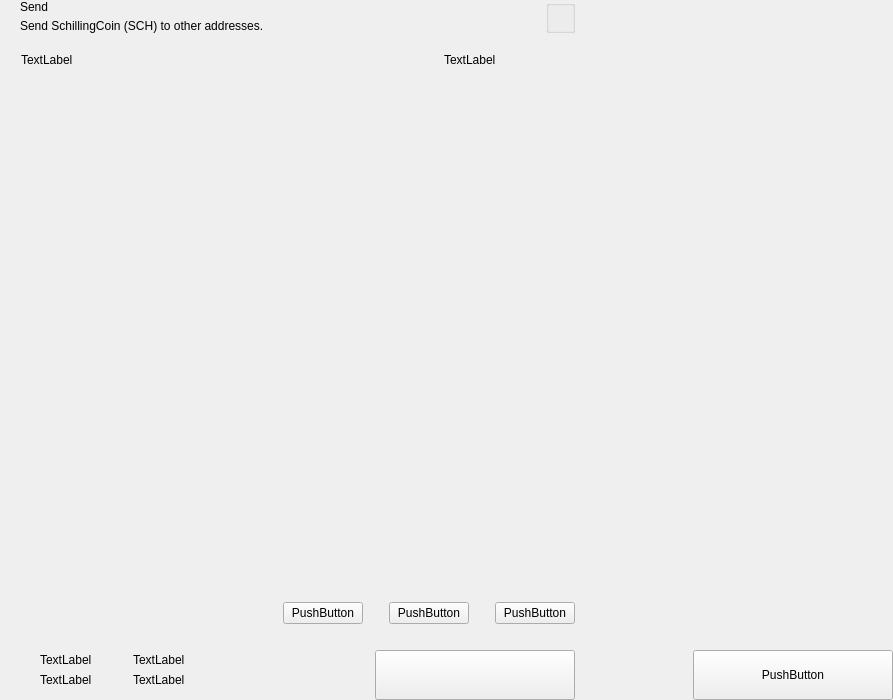
<?xml version="1.0" encoding="UTF-8"?>
<ui version="4.0">
 <class>send</class>
 <widget class="QWidget" name="send">
  <property name="geometry">
   <rect>
    <x>0</x>
    <y>0</y>
    <width>893</width>
    <height>700</height>
   </rect>
  </property>
  <property name="windowTitle">
   <string>Form</string>
  </property>
  <layout class="QHBoxLayout" name="horizontalLayout_2" stretch="2,1">
   <property name="spacing">
    <number>0</number>
   </property>
   <property name="leftMargin">
    <number>0</number>
   </property>
   <property name="topMargin">
    <number>0</number>
   </property>
   <property name="rightMargin">
    <number>0</number>
   </property>
   <property name="bottomMargin">
    <number>0</number>
   </property>
   <item>
    <widget class="QWidget" name="left" native="true">
     <layout class="QVBoxLayout" name="verticalLayout_3">
      <property name="spacing">
       <number>0</number>
      </property>
      <property name="leftMargin">
       <number>0</number>
      </property>
      <property name="topMargin">
       <number>0</number>
      </property>
      <property name="rightMargin">
       <number>0</number>
      </property>
      <property name="bottomMargin">
       <number>0</number>
      </property>
      <item>
       <layout class="QVBoxLayout" name="verticalLayout_22" stretch="0,0,0,1,0,0,0,0">
        <property name="spacing">
         <number>0</number>
        </property>
        <item>
         <layout class="QHBoxLayout" name="horizontalLayout_3">
          <property name="spacing">
           <number>0</number>
          </property>
          <property name="leftMargin">
           <number>20</number>
          </property>
          <property name="rightMargin">
           <number>20</number>
          </property>
          <item>
           <layout class="QVBoxLayout" name="verticalLayout">
            <property name="spacing">
             <number>5</number>
            </property>
            <item>
             <widget class="QLabel" name="labelTitle">
              <property name="text">
               <string>Send</string>
              </property>
              <property name="alignment">
               <set>Qt::AlignLeading|Qt::AlignLeft|Qt::AlignVCenter</set>
              </property>
             </widget>
            </item>
            <item>
             <widget class="QLabel" name="labelSubtitle1">
              <property name="text">
               <string>Send SchillingCoin (SCH) to other addresses.</string>
              </property>
             </widget>
            </item>
           </layout>
          </item>
          <item>
           <spacer name="horizontalSpacer">
            <property name="orientation">
             <enum>Qt::Horizontal</enum>
            </property>
            <property name="sizeHint" stdset="0">
             <size>
              <width>40</width>
              <height>20</height>
             </size>
            </property>
           </spacer>
          </item>
          <item>
           <layout class="QVBoxLayout" name="verticalLayout_6">
            <property name="spacing">
             <number>0</number>
            </property>
            <item>
             <widget class="QGroupBox" name="groupBox">
              <property name="title">
               <string/>
              </property>
              <property name="alignment">
               <set>Qt::AlignLeading|Qt::AlignLeft|Qt::AlignTop</set>
              </property>
              <layout class="QHBoxLayout" name="horizontalLayout_4">
               <property name="spacing">
                <number>0</number>
               </property>
               <property name="leftMargin">
                <number>0</number>
               </property>
               <property name="topMargin">
                <number>0</number>
               </property>
               <property name="rightMargin">
                <number>0</number>
               </property>
               <property name="bottomMargin">
                <number>0</number>
               </property>
              </layout>
             </widget>
            </item>
           </layout>
          </item>
         </layout>
        </item>
        <item>
         <spacer name="verticalSpacer_2">
          <property name="orientation">
           <enum>Qt::Vertical</enum>
          </property>
          <property name="sizeType">
           <enum>QSizePolicy::Fixed</enum>
          </property>
          <property name="sizeHint" stdset="0">
           <size>
            <width>20</width>
            <height>20</height>
           </size>
          </property>
         </spacer>
        </item>
        <item>
         <layout class="QHBoxLayout" name="horizontalLayout" stretch="6,0,2">
          <property name="spacing">
           <number>0</number>
          </property>
          <property name="leftMargin">
           <number>10</number>
          </property>
          <property name="topMargin">
           <number>0</number>
          </property>
          <property name="rightMargin">
           <number>20</number>
          </property>
          <property name="bottomMargin">
           <number>0</number>
          </property>
          <item>
           <widget class="QLabel" name="labelSubtitleAddress">
            <property name="styleSheet">
             <string notr="true">margin-left:8px;</string>
            </property>
            <property name="text">
             <string>TextLabel</string>
            </property>
           </widget>
          </item>
          <item>
           <spacer name="horizontalSpacer_3">
            <property name="orientation">
             <enum>Qt::Horizontal</enum>
            </property>
            <property name="sizeType">
             <enum>QSizePolicy::Fixed</enum>
            </property>
            <property name="sizeHint" stdset="0">
             <size>
              <width>40</width>
              <height>1</height>
             </size>
            </property>
           </spacer>
          </item>
          <item>
           <widget class="QLabel" name="labelSubtitleAmount">
            <property name="text">
             <string>TextLabel</string>
            </property>
           </widget>
          </item>
         </layout>
        </item>
        <item>
         <widget class="QScrollArea" name="scrollArea">
          <property name="minimumSize">
           <size>
            <width>0</width>
            <height>350</height>
           </size>
          </property>
          <property name="styleSheet">
           <string notr="true">#scrollArea {
            background:transparent;
            margin-top:10px;
}</string>
          </property>
          <property name="horizontalScrollBarPolicy">
           <enum>Qt::ScrollBarAlwaysOff</enum>
          </property>
          <property name="sizeAdjustPolicy">
           <enum>QAbstractScrollArea::AdjustIgnored</enum>
          </property>
          <property name="widgetResizable">
           <bool>true</bool>
          </property>
          <property name="alignment">
           <set>Qt::AlignLeading|Qt::AlignLeft|Qt::AlignTop</set>
          </property>
          <widget class="QWidget" name="scrollAreaWidgetContents">
           <property name="geometry">
            <rect>
             <x>0</x>
             <y>0</y>
             <width>591</width>
             <height>16</height>
            </rect>
           </property>
           <property name="sizePolicy">
            <sizepolicy hsizetype="Preferred" vsizetype="Maximum">
             <horstretch>0</horstretch>
             <verstretch>0</verstretch>
            </sizepolicy>
           </property>
           <property name="autoFillBackground">
            <bool>false</bool>
           </property>
           <property name="styleSheet">
            <string notr="true">#scrollAreaWidgetContents {
             background:transparent;
             }</string>
           </property>
           <layout class="QVBoxLayout" name="verticalLayout_7">
            <property name="spacing">
             <number>0</number>
            </property>
            <property name="sizeConstraint">
             <enum>QLayout::SetDefaultConstraint</enum>
            </property>
            <property name="leftMargin">
             <number>0</number>
            </property>
            <property name="topMargin">
             <number>0</number>
            </property>
            <property name="rightMargin">
             <number>0</number>
            </property>
            <property name="bottomMargin">
             <number>0</number>
            </property>
           </layout>
          </widget>
         </widget>
        </item>
        <item>
         <spacer name="verticalSpacer_4">
          <property name="orientation">
           <enum>Qt::Vertical</enum>
          </property>
          <property name="sizeType">
           <enum>QSizePolicy::Fixed</enum>
          </property>
          <property name="sizeHint" stdset="0">
           <size>
            <width>20</width>
            <height>20</height>
           </size>
          </property>
         </spacer>
        </item>
        <item>
         <layout class="QHBoxLayout" name="horizontalLayout_20">
          <property name="spacing">
           <number>6</number>
          </property>
          <property name="rightMargin">
           <number>20</number>
          </property>
          <item>
           <spacer name="horizontalSpacer_4">
            <property name="orientation">
             <enum>Qt::Horizontal</enum>
            </property>
            <property name="sizeHint" stdset="0">
             <size>
              <width>40</width>
              <height>20</height>
             </size>
            </property>
           </spacer>
          </item>
          <item>
           <widget class="QPushButton" name="pushButtonFee">
            <property name="focusPolicy">
             <enum>Qt::NoFocus</enum>
            </property>
            <property name="text">
             <string>PushButton</string>
            </property>
           </widget>
          </item>
          <item>
           <spacer name="horizontalSpacer_11">
            <property name="orientation">
             <enum>Qt::Horizontal</enum>
            </property>
            <property name="sizeType">
             <enum>QSizePolicy::Minimum</enum>
            </property>
            <property name="sizeHint" stdset="0">
             <size>
              <width>20</width>
              <height>20</height>
             </size>
            </property>
           </spacer>
          </item>
          <item>
           <widget class="QPushButton" name="pushButtonClear">
            <property name="focusPolicy">
             <enum>Qt::NoFocus</enum>
            </property>
            <property name="layoutDirection">
             <enum>Qt::RightToLeft</enum>
            </property>
            <property name="text">
             <string>PushButton</string>
            </property>
           </widget>
          </item>
          <item>
           <spacer name="horizontalSpacer_6">
            <property name="orientation">
             <enum>Qt::Horizontal</enum>
            </property>
            <property name="sizeType">
             <enum>QSizePolicy::Fixed</enum>
            </property>
            <property name="sizeHint" stdset="0">
             <size>
              <width>20</width>
              <height>20</height>
             </size>
            </property>
           </spacer>
          </item>
          <item>
           <widget class="QPushButton" name="pushButtonAddRecipient">
            <property name="focusPolicy">
             <enum>Qt::NoFocus</enum>
            </property>
            <property name="text">
             <string>PushButton</string>
            </property>
           </widget>
          </item>
         </layout>
        </item>
        <item>
         <spacer name="verticalSpacer">
          <property name="orientation">
           <enum>Qt::Vertical</enum>
          </property>
          <property name="sizeType">
           <enum>QSizePolicy::Fixed</enum>
          </property>
          <property name="sizeHint" stdset="0">
           <size>
            <width>20</width>
            <height>16</height>
           </size>
          </property>
         </spacer>
        </item>
        <item>
         <layout class="QHBoxLayout" name="horizontalLayout_7">
          <property name="rightMargin">
           <number>20</number>
          </property>
          <item>
           <layout class="QHBoxLayout" name="horizontalLayout_10">
            <property name="spacing">
             <number>0</number>
            </property>
            <property name="leftMargin">
             <number>8</number>
            </property>
            <item>
             <widget class="QStackedWidget" name="stackedWidget">
              <property name="minimumSize">
               <size>
                <width>0</width>
                <height>60</height>
               </size>
              </property>
              <property name="maximumSize">
               <size>
                <width>16777215</width>
                <height>60</height>
               </size>
              </property>
              <widget class="QWidget" name="page1">
               <layout class="QVBoxLayout" name="verticalLayout_71" stretch="0">
                <property name="spacing">
                 <number>6</number>
                </property>
                <property name="leftMargin">
                 <number>12</number>
                </property>
                <property name="topMargin">
                 <number>0</number>
                </property>
                <property name="rightMargin">
                 <number>0</number>
                </property>
                <property name="bottomMargin">
                 <number>0</number>
                </property>
                <item>
                 <widget class="QWidget" name="coinWidget" native="true">
                  <property name="minimumSize">
                   <size>
                    <width>0</width>
                    <height>60</height>
                   </size>
                  </property>
                  <property name="maximumSize">
                   <size>
                    <width>16777215</width>
                    <height>60</height>
                   </size>
                  </property>
                  <layout class="QHBoxLayout" name="horizontalLayout_9">
                   <property name="spacing">
                    <number>0</number>
                   </property>
                   <property name="leftMargin">
                    <number>20</number>
                   </property>
                   <property name="topMargin">
                    <number>10</number>
                   </property>
                   <property name="rightMargin">
                    <number>20</number>
                   </property>
                   <property name="bottomMargin">
                    <number>10</number>
                   </property>
                   <item>
                    <layout class="QVBoxLayout" name="verticalSend">
                     <property name="spacing">
                      <number>0</number>
                     </property>
                     <item>
                      <widget class="QLabel" name="labelTitleTotalSend">
                       <property name="text">
                        <string>TextLabel</string>
                       </property>
                      </widget>
                     </item>
                     <item>
                      <widget class="QLabel" name="labelAmountSend">
                       <property name="text">
                        <string>TextLabel</string>
                       </property>
                      </widget>
                     </item>
                    </layout>
                   </item>
                   <item>
                    <spacer name="horizontalSpacer_9">
                     <property name="orientation">
                      <enum>Qt::Horizontal</enum>
                     </property>
                     <property name="sizeType">
                      <enum>QSizePolicy::Fixed</enum>
                     </property>
                     <property name="sizeHint" stdset="0">
                      <size>
                       <width>20</width>
                       <height>20</height>
                      </size>
                     </property>
                    </spacer>
                   </item>
                   <item>
                    <widget class="QLabel" name="labelLine">
                     <property name="minimumSize">
                      <size>
                       <width>1</width>
                       <height>0</height>
                      </size>
                     </property>
                     <property name="maximumSize">
                      <size>
                       <width>1</width>
                       <height>16777215</height>
                      </size>
                     </property>
                     <property name="text">
                      <string/>
                     </property>
                    </widget>
                   </item>
                   <item>
                    <spacer name="horizontalSpacer_10">
                     <property name="orientation">
                      <enum>Qt::Horizontal</enum>
                     </property>
                     <property name="sizeType">
                      <enum>QSizePolicy::Fixed</enum>
                     </property>
                     <property name="sizeHint" stdset="0">
                      <size>
                       <width>20</width>
                       <height>20</height>
                      </size>
                     </property>
                    </spacer>
                   </item>
                   <item>
                    <layout class="QVBoxLayout" name="verticalRemaining">
                     <property name="spacing">
                      <number>0</number>
                     </property>
                     <item>
                      <widget class="QLabel" name="labelTitleTotalRemaining">
                       <property name="text">
                        <string>TextLabel</string>
                       </property>
                      </widget>
                     </item>
                     <item>
                      <widget class="QLabel" name="labelAmountRemaining">
                       <property name="text">
                        <string>TextLabel</string>
                       </property>
                      </widget>
                     </item>
                    </layout>
                   </item>
                  </layout>
                 </widget>
                </item>
               </layout>
              </widget>
              <widget class="QWidget" name="page_2"/>
             </widget>
            </item>
           </layout>
          </item>
          <item>
           <spacer name="horizontalSpacer_5">
            <property name="orientation">
             <enum>Qt::Horizontal</enum>
            </property>
            <property name="sizeType">
             <enum>QSizePolicy::Expanding</enum>
            </property>
            <property name="sizeHint" stdset="0">
             <size>
              <width>40</width>
              <height>20</height>
             </size>
            </property>
           </spacer>
          </item>
          <item alignment="Qt::AlignBottom">
           <widget class="QPushButton" name="pushButtonSave">
            <property name="minimumSize">
             <size>
              <width>200</width>
              <height>50</height>
             </size>
            </property>
            <property name="maximumSize">
             <size>
              <width>200</width>
              <height>50</height>
             </size>
            </property>
            <property name="focusPolicy">
             <enum>Qt::NoFocus</enum>
            </property>
            <property name="text">
             <string/>
            </property>
           </widget>
          </item>
         </layout>
        </item>
       </layout>
      </item>
     </layout>
    </widget>
   </item>
   <item>
    <widget class="QWidget" name="right" native="true">
     <layout class="QVBoxLayout" name="verticalLayout_5">
      <property name="leftMargin">
       <number>0</number>
      </property>
      <property name="topMargin">
       <number>0</number>
      </property>
      <property name="rightMargin">
       <number>0</number>
      </property>
      <property name="bottomMargin">
       <number>0</number>
      </property>
      <item>
       <layout class="QVBoxLayout" name="verticalLayout_4">
        <property name="spacing">
         <number>6</number>
        </property>
        <item>
         <widget class="OptionButton" name="btnCoinControl" native="true">
          <property name="minimumSize">
           <size>
            <width>0</width>
            <height>50</height>
           </size>
          </property>
         </widget>
        </item>
        <item>
         <widget class="OptionButton" name="btnChangeAddress" native="true">
          <property name="minimumSize">
           <size>
            <width>0</width>
            <height>50</height>
           </size>
          </property>
         </widget>
        </item>
        <item>
         <widget class="OptionButton" name="btnUri" native="true">
          <property name="minimumSize">
           <size>
            <width>0</width>
            <height>50</height>
           </size>
          </property>
         </widget>
        </item>
        <item>
         <spacer name="verticalSpacer_5">
          <property name="orientation">
           <enum>Qt::Vertical</enum>
          </property>
          <property name="sizeHint" stdset="0">
           <size>
            <width>20</width>
            <height>40</height>
           </size>
          </property>
         </spacer>
        </item>
        <item>
         <layout class="QHBoxLayout" name="horizontalLayout_8">
          <item>
           <spacer name="horizontalSpacer_7">
            <property name="orientation">
             <enum>Qt::Horizontal</enum>
            </property>
            <property name="sizeHint" stdset="0">
             <size>
              <width>40</width>
              <height>20</height>
             </size>
            </property>
           </spacer>
          </item>
          <item>
           <widget class="QPushButton" name="pushButtonReset">
            <property name="minimumSize">
             <size>
              <width>200</width>
              <height>50</height>
             </size>
            </property>
            <property name="maximumSize">
             <size>
              <width>200</width>
              <height>50</height>
             </size>
            </property>
            <property name="focusPolicy">
             <enum>Qt::NoFocus</enum>
            </property>
            <property name="text">
             <string>PushButton</string>
            </property>
           </widget>
          </item>
         </layout>
        </item>
       </layout>
      </item>
     </layout>
    </widget>
   </item>
  </layout>
 </widget>
 <customwidgets>
  <customwidget>
   <class>OptionButton</class>
   <extends>QWidget</extends>
   <header>qt/schillingcoin/optionbutton.h</header>
   <container>1</container>
  </customwidget>
 </customwidgets>
 <resources/>
 <connections/>
</ui>
